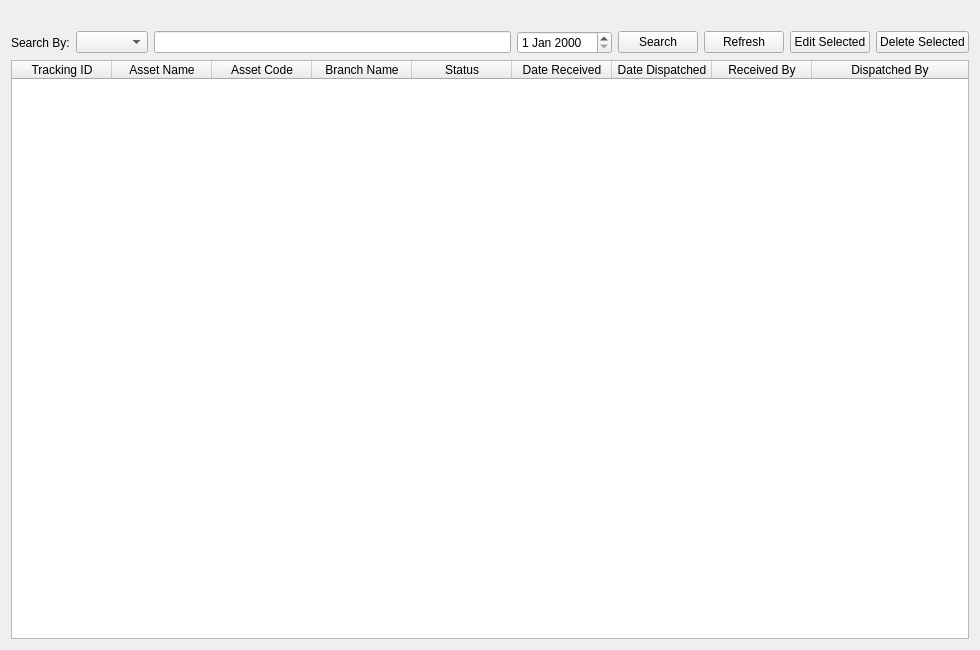
<?xml version="1.0" encoding="UTF-8"?>
<ui version="4.0">
 <class>Form</class>
 <widget class="QWidget" name="Form">
  <property name="geometry">
   <rect>
    <x>0</x>
    <y>0</y>
    <width>980</width>
    <height>650</height>
   </rect>
  </property>
  <property name="windowTitle">
   <string>Dispatched Assets</string>
  </property>
  <layout class="QVBoxLayout" name="verticalLayout">
   <item>
    <widget class="QLabel" name="label">
     <property name="text">
      <string><html><head/><body><p><span style=" font-size:14pt; font-weight:700;">Dispatched Assets</span></p></body></html></string>
     </property>
    </widget>
   </item>
   <item>
    <layout class="QHBoxLayout" name="horizontalLayout">
     <item>
      <widget class="QLabel" name="label_2">
       <property name="text">
        <string>Search By:</string>
       </property>
      </widget>
     </item>
     <item>
      <widget class="QComboBox" name="searchCategoryComboBox"/>
     </item>
     <item>
      <widget class="QLineEdit" name="searchInput"/>
     </item>
     <item>
      <widget class="QDateEdit" name="searchDateEdit"/>
     </item>
     <item>
      <widget class="QPushButton" name="searchButton">
       <property name="text">
        <string>Search</string>
       </property>
      </widget>
     </item>
     <item>
      <widget class="QPushButton" name="refreshButton">
       <property name="text">
        <string>Refresh</string>
       </property>
      </widget>
     </item>
     <item>
      <widget class="QPushButton" name="editButton">
       <property name="text">
        <string>Edit Selected</string>
       </property>
      </widget>
     </item>
     <item>
      <widget class="QPushButton" name="deleteButton">
       <property name="text">
        <string>Delete Selected</string>
       </property>
      </widget>
     </item>
    </layout>
   </item>
   <item>
    <widget class="QTableWidget" name="productTable">
     <property name="editTriggers">
      <set>QAbstractItemView::NoEditTriggers</set>
     </property>
     <property name="selectionBehavior">
      <enum>QAbstractItemView::SelectRows</enum>
     </property>
     <property name="columnCount">
      <number>9</number>
     </property>
     <attribute name="horizontalHeaderVisible">
      <bool>true</bool>
     </attribute>
     <attribute name="horizontalHeaderStretchLastSection">
      <bool>true</bool>
     </attribute>
     <column>
      <property name="text">
       <string>Tracking ID</string>
      </property>
     </column>
     <column>
      <property name="text">
       <string>Asset Name</string>
      </property>
     </column>
     <column>
      <property name="text">
       <string>Asset Code</string>
      </property>
     </column>
     <column>
      <property name="text">
       <string>Branch Name</string>
      </property>
     </column>
     <column>
      <property name="text">
       <string>Status</string>
      </property>
     </column>
     <column>
      <property name="text">
       <string>Date Received</string>
      </property>
     </column>
     <column>
      <property name="text">
       <string>Date Dispatched</string>
      </property>
     </column>
     <column>
      <property name="text">
       <string>Received By</string>
      </property>
     </column>
     <column>
      <property name="text">
       <string>Dispatched By</string>
      </property>
     </column>
    </widget>
   </item>
  </layout>
 </widget>
 <resources/>
 <connections/>
</ui>
